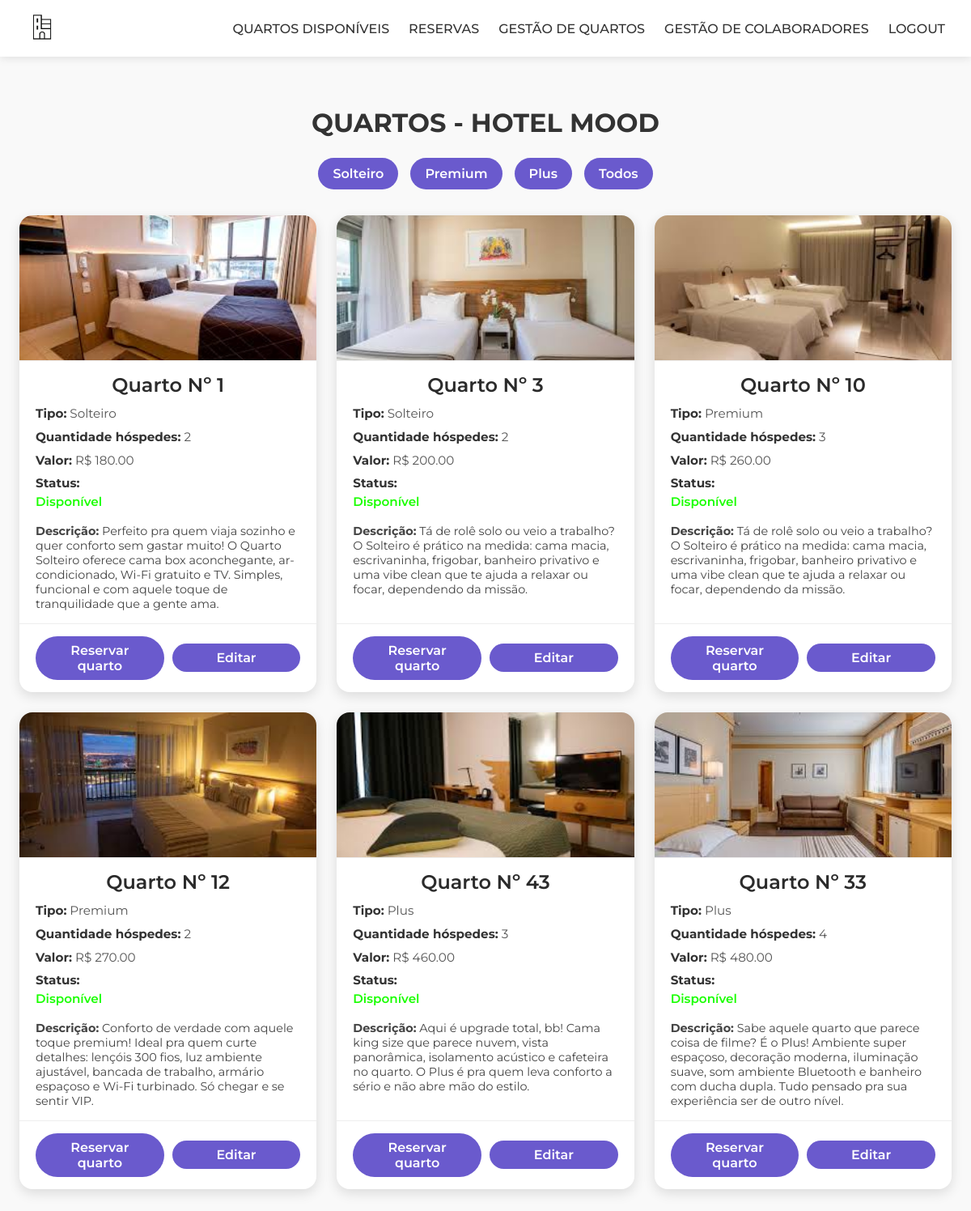
The page /listar_quartin/ (signed in) on the database its author committed.
### Hotel/models.py (models this page shows, shortened)
class quarto(models.Model):
    tipo_quarto = [
        ("Solteiro", "Solteiro"),
        ("Premium", "Premium"),
        ("Plus", "Plus"),
    ]
    num_Quarto = models.IntegerField()
    qtd_Hospedes = models.IntegerField()
    tipo = models.CharField(max_length=20, choices=tipo_quarto)
    valor = models.FloatField()
    descricao = models.TextField(max_length=300)
    img = models.ImageField(upload_to='quarto/')

### Hotel/views.py (the view)
# urls.py: path('listar_quartin/', views.listar_quartin, name='listar_quartin'),
@login_required(login_url='/')
def listar_quartin(request, tipo=None):
    if tipo:
        quartin = quarto.objects.filter(tipo=tipo)
    else:
        quartin = quarto.objects.all()
    context = {
        'quartos': quartin,
        'tipo_selecionado': tipo,
    }
    return render(request, 'listar_quartin.html', context)

### Hotel/templates/listar_quartin.html (shortened to what this page needs)
{% extends 'index.html' %}
{% load static %}
{% block head %}
    <link rel="stylesheet" href="{% static 'css/listar_quartin.css' %}">
{% endblock %}
{% block body %}
<div class="container">
    <h1>QUARTOS - HOTEL MOOD</h1>
    <div class="filtros">
        <a href="{% url 'listar_quartin' 'Solteiro' %}" class="btn">Solteiro</a>
        <a href="{% url 'listar_quartin' 'Premium' %}" class="btn">Premium</a>
        <a href="{% url 'listar_quartin' 'Plus' %}" class="btn">Plus</a>
        <a href="{% url 'listar_quartin' %}" class="btn">Todos</a>
    </div>
    <div class="quartos">
        {% for quarto in quartos %}
            <div class="quarto-card">
                <img src="{{ quarto.img.url }}" alt="Imagem do quarto">
                <h3>Quarto Nº {{ quarto.num_Quarto }}</h3>
                <div class="quarto-info">
                    <span><strong>Tipo:</strong> {{ quarto.tipo }}</span>
                    <span><strong>Quantidade hóspedes:</strong> {{ quarto.qtd_Hospedes }}</span>
                    <span><strong>Valor:</strong> R$ {{ quarto.valor|floatformat:2 }}</span>
                    <span>
                        <strong>Status:</strong>
                        {% if quarto.status %}
                            <span style="color: rgb(255, 0, 0);">Reservado</span>
                        {% else %}
                            <span style="color: rgb(26, 255, 0);">Disponível</span>
                        {% endif %}
                    </span>
                </div>
                <p class="descricao"><strong>Descrição:</strong> {{ quarto.descricao }}</p>
                <div class="card-actions">
                    <a href="{% url 'addHospede' quarto.id %}" class="nav-link">Reservar quarto</a>
                    {% if user.groups.all.0.name == "Atendente" %}
                        <p class="alerta">Você não tem acesso para editar.</p>
                    {% else %}
                        <a href="{% url 'editar_quartin' id=quarto.id %}" class="modal-edit">Editar</a>
                    {% endif %}
                </div>
            </div>
        {% empty %}
            <p>Nenhum quarto encontrado para esse filtro.</p>
        {% endfor %}
    </div>
</div>
{% endblock %}

### templates/index.html (shortened to what this page needs)
{% load static %}
<!DOCTYPE html>
<html lang="en">
<head>
    <link rel="stylesheet" href="{% static 'css/nav.css' %}">
    {% block head %}
    {% endblock %}
</head>
<body>
    {% include 'nav.html' %}
    {% block body %}
    {% endblock %}
</body>
</html>

### templates/nav.html (shortened to what this page needs)
{% load static %}
<nav class="main-nav">
    <div class="nav-container">
        <div class="nav-logo">
            <a href="/">
                <img src="{% static 'img/logo.png' %}" alt="Logo" class="nav-logo-img">
            </a>
        </div>
        {% if request.user.is_authenticated %}
            {% if user.groups.all.0.name == "Atendente" %}
                <ul class="nav-menu" id="navMenu">
                    <li class="nav-item">
                        <a href="/listar_quartin" class="nav-link">QUARTOS DISPONÍVEIS</a>
                    </li>
                    <li class="nav-item">
                        <a href="/reserva" class="nav-link">RESERVAS</a>
                    </li>
                    <li class="nav-item">
                        <a href="/logout" class="nav-link">LOGOUT</a>
                    </li>
                </ul>
            {% else %}
                 <ul class="nav-menu" id="navMenu">
                    <li class="nav-item">
                        <a href="/listar_quartin" class="nav-link">QUARTOS DISPONÍVEIS</a>
                    </li>
                    <li class="nav-item">
                        <a href="/reserva" class="nav-link">RESERVAS</a>
                    </li>
                    <li class="nav-item">
                        <a href="/addQuarto" class="nav-link">GESTÃO DE QUARTOS</a>
                    </li>
                    <li class="nav-item">
                        <a href="/addColabo" class="nav-link">GESTÃO DE COLABORADORES</a>
                    </li>
                    <li class="nav-item">
                        <a href="/logout" class="nav-link">LOGOUT</a>
                    </li>
                </ul>
            {% endif %}
        {% else %}
            <ul class="nav-menu" id="navMenu">
                <li class="nav-item">
                    <a href="/login" class="nav-link">LOGIN</a>
                </li>
            </ul>
        {% endif %}
    </div>
</nav>

### static/css/nav.css (style rules this page uses)
:root { --nav-bg-color: #ffffff; --nav-text-color: #333333; --nav-hover-color: #3498db; --nav-active-color: #2980b9; --nav-shadow: 0 2px 10px rgba(0, 0, 0, 0.1); --nav-transition: all 0.3s ease; --nav-height: 70px; --nav-mobile-bg: rgba(255, 255, 255, 0.95); }
.main-nav { background-color: var(--nav-bg-color); box-shadow: var(--nav-shadow); position: sticky; top: 0; left: 0; width: 100%; z-index: 1000; transition: var(--nav-transition); }
.nav-container { max-width: 1200px; margin: 0 auto; padding: 0 2rem; display: flex; justify-content: space-between; align-items: center; height: var(--nav-height); }
.nav-logo { display: flex; align-items: center; }
.nav-logo-img { height: 40px; width: auto; transition: var(--nav-transition); }
.nav-menu { display: flex; list-style: none; margin: 0; padding: 0; }
.nav-item { margin-left: 1.5rem; position: relative; animation: navFadeIn 0.5s ease forwards; opacity: 0; }
.nav-item:nth-child(1) { animation-delay: 0.1s; }
.nav-item:nth-child(2) { animation-delay: 0.2s; }
.nav-item:nth-child(3) { animation-delay: 0.3s; }
.nav-item:nth-child(4) { animation-delay: 0.4s; }
.nav-item:nth-child(5) { animation-delay: 0.5s; }
.nav-link { color: var(--nav-text-color); text-decoration: none; font-size: 1rem; font-weight: 500; padding: 0.5rem 0; transition: var(--nav-transition); position: relative; }
.nav-link::after { content: ''; position: absolute; width: 0; height: 2px; left: 0; bottom: 0; background-color: var(--nav-hover-color); transition: var(--nav-transition); opacity: 0; }

### static/css/listar_quartin.css (style rules this page uses)
* { margin: 0; padding: 0; border: 0; outline: 0; box-sizing: border-box; list-style: none; text-decoration: none; font-family: 'Montserrat', sans-serif; }
body { background-color: #f9f9f9; }
.modal-edit { padding: 10px; }
.container { max-width: 1200px; margin: 30px auto; padding: 2rem 1.5rem; }
h1, h2 { text-align: center; color: #333; margin-bottom: 1.5rem; }
.filtros { display: flex; justify-content: center; gap: 15px; margin-bottom: 2rem; flex-wrap: wrap; }
.filtros .btn { background-color: #6a5acd; color: white; padding: 10px 18px; border-radius: 30px; font-weight: 600; cursor: pointer; transition: background-color 0.3s ease; text-align: center; }
.quartos { display: grid; grid-template-columns: repeat(auto-fill, minmax(300px, 1fr)); gap: 25px; }
.quarto-card { background-color: #fff; border-radius: 16px; box-shadow: 0 5px 15px rgba(0,0,0,0.12); overflow: hidden; display: flex; flex-direction: column; transition: transform 0.3s ease, box-shadow 0.3s ease; }
.quarto-card img { width: 100%; height: 180px; object-fit: cover; border-bottom: 1px solid #eee; }
.quarto-card h3 { font-size: 1.5rem; font-weight: 600; color: #2b2b2b; margin: 15px 20px 10px 20px; text-align: center; }
.quarto-info { font-size: 0.95rem; color: #555; line-height: 1.5; padding: 0 20px 15px 20px; display: flex; flex-direction: column; gap: 6px; }
.quarto-info span { display: block; }
.quarto-info strong { color: #333; }
.quarto-info span strong + span { font-weight: 600; }
.descricao { font-size: 0.9rem; color: #444; padding: 0 20px 15px 20px; flex-grow: 1; }
.card-actions { padding: 15px 20px; display: flex; justify-content: space-between; align-items: center; border-top: 1px solid #eee; gap: 10px; }
.card-actions a { background-color: #6a5acd; color: white; padding: 8px 16px; border-radius: 30px; font-weight: 600; text-align: center; transition: background-color 0.3s ease; flex: 1; text-decoration: none; }

### rows shown on the page
quarto: img (picture), num_Quarto "1", tipo "Solteiro", qtd_Hospedes "2", valor "180.00", descricao "Perfeito pra quem viaja sozinho e quer conforto sem gastar muito! O Quarto Solteiro oferece cama box aconchegante, ar-condicionado, Wi-Fi gratuito e TV. Simples, funcional e com aquele toque de tranquilidade que a gente ama."
quarto: img (picture), num_Quarto "3", tipo "Solteiro", qtd_Hospedes "2", valor "200.00", descricao "Tá de rolê solo ou veio a trabalho? O Solteiro é prático na medida: cama macia, escrivaninha, frigobar, banheiro privativo e uma vibe clean que te ajuda a relaxar ou focar, dependendo da missão."
quarto: img (picture), num_Quarto "10", tipo "Premium", qtd_Hospedes "3", valor "260.00", descricao "Tá de rolê solo ou veio a trabalho? O Solteiro é prático na medida: cama macia, escrivaninha, frigobar, banheiro privativo e uma vibe clean que te ajuda a relaxar ou focar, dependendo da missão."
quarto: img (picture), num_Quarto "12", tipo "Premium", qtd_Hospedes "2", valor "270.00", descricao "Conforto de verdade com aquele toque premium! Ideal pra quem curte detalhes: lençóis 300 fios, luz ambiente ajustável, bancada de trabalho, armário espaçoso e Wi-Fi turbinado. Só chegar e se sentir VIP."
quarto: img (picture), num_Quarto "43", tipo "Plus", qtd_Hospedes "3", valor "460.00", descricao "Aqui é upgrade total, bb! Cama king size que parece nuvem, vista panorâmica, isolamento acústico e cafeteira no quarto. O Plus é pra quem leva conforto a sério e não abre mão do estilo."
quarto: img (picture), num_Quarto "33", tipo "Plus", qtd_Hospedes "4", valor "480.00", descricao "Sabe aquele quarto que parece coisa de filme? É o Plus! Ambiente super espaçoso, decoração moderna, iluminação suave, som ambiente Bluetooth e banheiro com ducha dupla. Tudo pensado pra sua experiência ser de outro nível."
